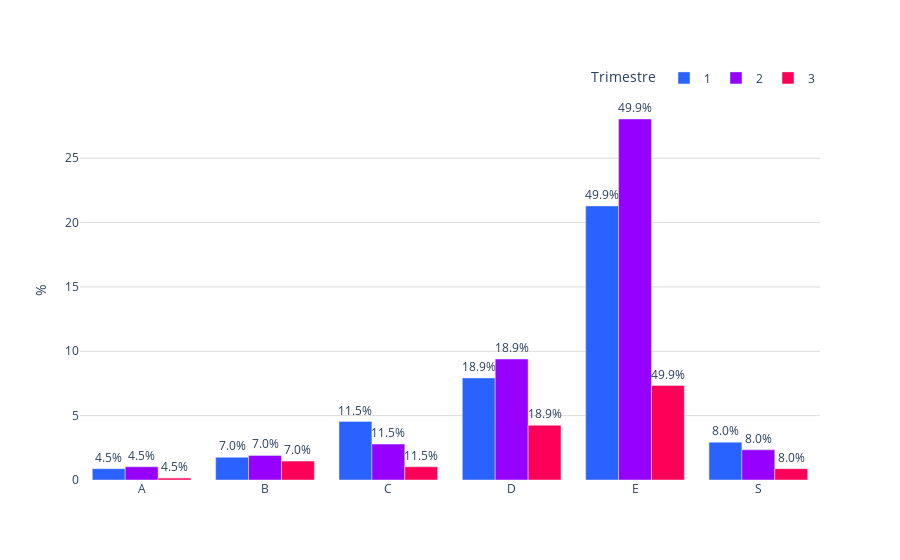

This figure's notebook cell:
### Code cell
colores = ['#2962ff', '#9500ff', '#ff0059', '#ff8c00', '#b4e600', '#2EC2A2','#E50CB6']

fig = go.Figure()
trimestres = tabla_porcentajes.columns
for i, trimestre in enumerate(trimestres):
    fig.add_trace(go.Bar(
        name=f'{trimestre}', 
        x=tabla_porcentajes.index, 
        y=tabla_porcentajes[trimestre], 
        marker_color=colores[i],
        text=porcentajes,  # Texto que se mostrará en las barras (porcentaje)
        textposition='outside',  # Posición del texto (puede ser 'inside' o 'outside')
        texttemplate='%{text:.1f}%', 
    ))
fig.update_layout(
    #barmode='stack', 
    #title='Distribución de créditos por segmento (trimestre) 2022',
    yaxis=dict(
        #tickformat='2.2%',
        title='%', # Título del eje y
        gridcolor='#dddcda', # Color de las líneas que dividen los rangos del eje Y         
    ),  
    plot_bgcolor='rgba(0,0,0,0)',  # Color de fondo del gráfico
    
    legend_title="Trimestre",
        barmode='group',
        legend=dict(
            orientation='h',  # Orientación horizontal de la leyenda
            yanchor='bottom',  # Anclar al borde inferior
            y=1.02,  # Colocar la leyenda justo debajo del gráfico
            xanchor='right',
            x=1
        ),
)
# Exportar gráfica como archivo HTML
def guardar_grafico_como_html(fig, nombre_archivo, carpeta='graficas'):
    # Crear la carpeta si no existe
    if not os.path.exists(carpeta):
        os.makedirs(carpeta)
    
    # Gráfica como archivo HTML en la carpeta especificada
    pio.write_html(fig, f'{carpeta}/{nombre_archivo}.html')

guardar_grafico_como_html(fig, 'g_bar_discreditosXsegmento_trimestre2023_pachuca', carpeta='graficas')

fig.show()

### Figure 1 — Plotly figure (JSON) as saved in the notebook; plotly's stock layout.template omitted (floating-point values rounded to 4 significant figures)
{"data": [{"marker": {"color": "#2962ff"}, "name": "1", "text": [4.521, 6.952, 11.52, 18.91, 49.93, 8.021], "textposition": "outside", "texttemplate": "%{text:.1f}%", "type": "bar", "x": ["A", "B", "C", "D", "E", "S"], "y": [0.8811, 1.762, 4.552, 7.93, 21.29, 2.937]}, {"marker": {"color": "#9500ff"}, "name": "2", "text": [4.521, 6.952, 11.52, 18.91, 49.93, 8.021], "textposition": "outside", "texttemplate": "%{text:.1f}%", "type": "bar", "x": ["A", "B", "C", "D", "E", "S"], "y": [1.028, 1.909, 2.79, 9.398, 28.05, 2.349]}, {"marker": {"color": "#ff0059"}, "name": "3", "text": [4.521, 6.952, 11.52, 18.91, 49.93, 8.021], "textposition": "outside", "texttemplate": "%{text:.1f}%", "type": "bar", "x": ["A", "B", "C", "D", "E", "S"], "y": [0.1468, 1.468, 1.028, 4.258, 7.342, 0.8811]}], "layout": {"barmode": "group", "legend": {"orientation": "h", "title": {"text": "Trimestre"}, "x": 1, "xanchor": "right", "y": 1.02, "yanchor": "bottom"}, "plot_bgcolor": "rgba(0,0,0,0)", "yaxis": {"gridcolor": "#dddcda", "title": {"text": "%"}}}}
